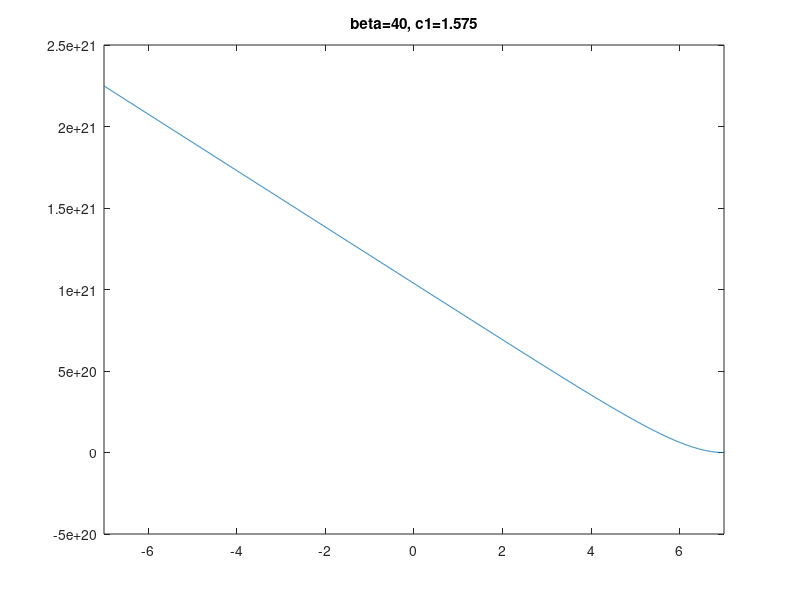

This chart was generated by the following MATLAB code:
%3)Representacion f(theta) para distintos beta


q=6;
beta=1;
theta=0:0.01:1;
f=@(x) (1-x)./(1+q*x).*exp(-beta*(1+q)./(1+q*x));
fi=f(theta);
figure
plot(theta,fi)
title('beta=1')
  

% 4) Resolución numérica de la ecuación

%Datos y condiciones de contorno
f=@(x) (1-x)./(1+q*x).*exp(-beta*(1+q)./(1+q*x));
dt=0.01;
T=-7:dt:7;
beta=40;
q=6;
theta1=0;
theta=1-1e-10;
Theta=zeros(length(T),1);
j=length(T);
c1=1.475;

for i=-7:dt:7
    theta_v=theta;
    theta=theta-dt*theta1;
    theta1=theta1-dt*(theta1-(1/c1^2)*beta*f(theta_v)*q*beta*exp(beta));
    Theta(j)=theta;
    j=j-1;
end
plot(T,Theta)
title('beta=40, c1=1.575')
xlim([-7,7])

